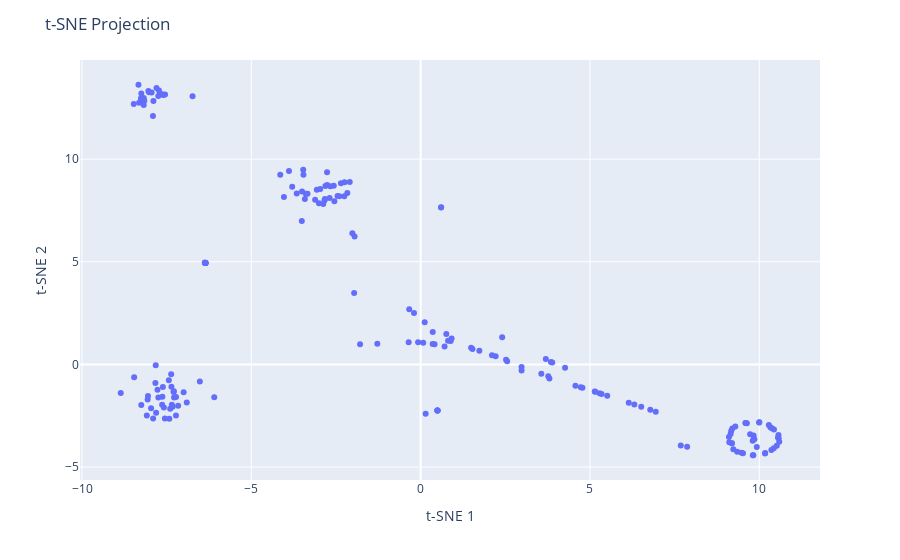

Here is the notebook cell this chart was saved with:
### Markdown cell above
Second step DR: tSNE

### Code cell
import plotly.express as px
import pandas as pd
from sklearn.manifold import TSNE

# two-step DR: PCA+tSNE
df_tsne = df_pivot.drop(columns=['UMAP1', 'UMAP2', 'nodeId'])
tsne = TSNE(n_components=2, random_state=42)
embedding = tsne.fit_transform(df_tsne)

df_pivot['tSNE1'] = embedding[:, 0]
df_pivot['tSNE2'] = embedding[:, 1]

fig = px.scatter(df_pivot, x='tSNE1', y='tSNE2', hover_data={'nodeId': True})

fig.update_layout(title="t-SNE Projection",
                  xaxis_title="t-SNE 1",
                  yaxis_title="t-SNE 2")

fig.show()

### Figure 1 — Plotly figure (JSON) as saved in the notebook; plotly's stock layout.template omitted (floating-point values rounded to 4 significant figures; data arrays with more than 128 entries replaced by an {"elided": "..."} marker saying what was removed)
{"data": [{"customdata": {"elided": "195x1 str values"}, "hovertemplate": "tSNE1=%{x}<br>tSNE2=%{y}<br>nodeId=%{customdata[0]}<extra></extra>", "legendgroup": "", "marker": {"color": "#636efa", "symbol": "circle"}, "mode": "markers", "name": "", "orientation": "v", "showlegend": false, "type": "scatter", "x": {"elided": "195 float values"}, "xaxis": "x", "y": {"elided": "195 float values"}, "yaxis": "y"}], "layout": {"legend": {"tracegroupgap": 0}, "margin": {"t": 60}, "title": {"text": "t-SNE Projection"}, "xaxis": {"anchor": "y", "domain": [0, 1], "title": {"text": "t-SNE 1"}}, "yaxis": {"anchor": "x", "domain": [0, 1], "title": {"text": "t-SNE 2"}}}}
